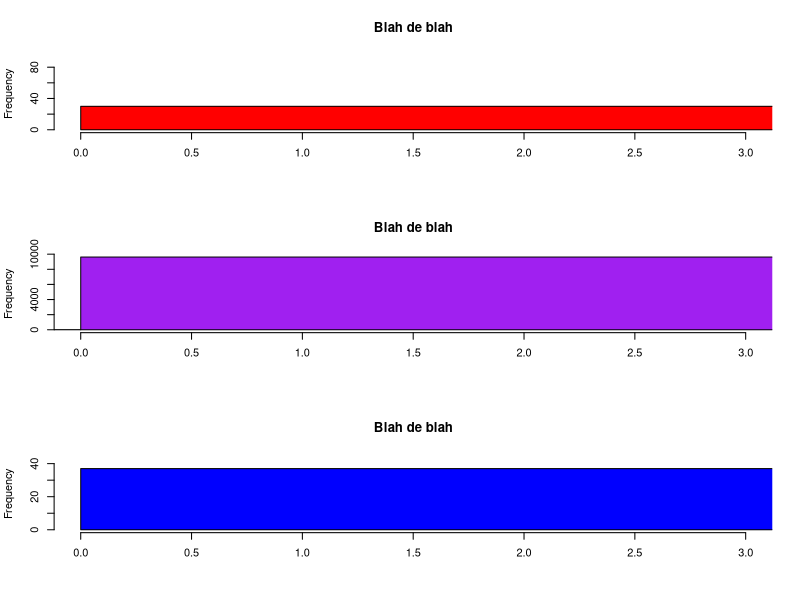

Generate this figure with R:
# load data in
TRANSIT_DATA <- read.csv(
  "data/prt-transit.csv",
)

head(TRANSIT_DATA)

par(mfrow = c(3, 1))

hist(TRANSIT_DATA$avg_riders [TRANSIT_DATA$mode == "Light Rail"],
     xlim = c(0,3),
     breaks = 9,
     main = "Blah de blah",
     xlab = "",
     col= "red"
     )

hist(TRANSIT_DATA$avg_riders [TRANSIT_DATA$mode == "Bus"],
     xlim = c(0,3),
     breaks = 9,
     main = "Blah de blah",
     xlab = "",
     col= "purple"
)

hist(TRANSIT_DATA$avg_riders [TRANSIT_DATA$mode == "Incline"],
     xlim = c(0,3),
     breaks = 9,
     main = "Blah de blah",
     xlab = "",
     col= "blue"
)


# NEW_DATA <- head(TRANSIT_DATA)
# 
# # summary table
# average_riders <- table(NEW_DATA$avg_riders)
# barplot(average_riders)

# plot(TRANSIT_DATA$route_full_name[1:3], TRANSIT_DATA$avg_riders[1:3],
#      col = "#cc0000",
#      pch = 19,
#      main = "Something here",
#      xlab = "Route Name",
#      ylab = "Average Riders"
#      )






# # okay, so these are all the libraries he uses
# 
# require(pacman)
# library(pacman)
# 
# pacman::p_load(shiny, readr, ggplot2, dplyr, DT, tools, strinr, shinythemes)
# # library(shiny)
# # library(readr)
# # library(ggplot2)
# # library(dplyr)
# # library(DT)
# # library(tools)
# # library(stringr)
# # library(shinythemes)
# 
# # I think this just reads in the CSV data and makes sure that the dates are properly formatted
# OWGR_Historical <- read_csv("OWGR Historical.csv", 
#                             col_types = cols(Date = col_date(format = "%Y-%m-%d")))
# 
# # pretty sure this gets all of the unique countries?
# unique(OWGR_Historical$Country)
# 
# # okay, pretty sure I don't need this part because my column names do not have spaces in them
# colnames(OWGR_Historical) <- make.names(colnames(OWGR_Historical))
# 
# # Define UI for application
# ui <- fluidPage(
#   theme = shinytheme("cyborg"),
#   
#   title = "OWGR",
#   # Application title
#   titlePanel(
#     h1("Official World Golf Rankings since 1997", align = "center")
#   ),
#   
#   # Sidebar Layout for user input and dateframe display
#   sidebarLayout(
#     sidebarPanel(
#       # Date range user input
#       dateRangeInput(inputId = "dates",
#                      label = "Date Range:",
#                      start = "1997-01-01",
#                      end = "2004-04-03",
#                      min = "1997-01-01",
#                      max = "2022-04-03",
#                      startview = "year"),
#       # Slider input for number of top players to display
#       sliderInput(inputId = "top",
#                   label = "Top _ Players:",
#                   min = 1, max = 10,
#                   value = 1),
#       # Multiple select input for country
#       selectInput(inputId = "country",
#                   label = "Country:",
#                   choices = unique(OWGR_Historical$Country),
#                   selected = "UNITED STATES",
#                   multiple = TRUE,
#                   selectize = TRUE),
#       checkboxInput(inputId = "allCountries",
#                     label = "Select all Countries"),
#       # Dataframe display underneath first set of user inputs
#       DT::dataTableOutput(outputId = "topPlayersDT"),
#       downloadLink('downloadData', "Download Data Table"),
#       hr(),
#       hr(),
#       # Text input for player lifetime world ranking
#       textInput(inputId = "player",
#                 label = "Search Player Lifetime Stats:",
#                 value = "TIGER WOODS"),
#       radioButtons("statType", 
#                    "Statistic:",
#                    c("World Ranking" = "OWGR",
#                      "Average Points" = "Average.Points"),
#                    inline = TRUE)
#     ),
#     
#     # Show a plot of the generated distribution
#     mainPanel(
#       # Plot output for player scoring vs time
#       plotOutput("num1plot"),
#       # Plot number of weeks in top x
#       plotOutput("topPlayers"),
#       # Break for visualization
#       br(),
#       br(),
#       plotOutput("playerStats"),
#       br(),
#       br()
#     )
#   )
# )
# 
# # Define server logic required to draw a histogram
# server <- function(input, output) {
#   # Reactive objects - filter and group data for use in plots and dataframe
#   
#   # Filter on user input for date, top n players, and country
#   user_filtered <- reactive({
#     if (input$allCountries) {
#       OWGR_Historical %>% filter(between(Date, input$dates[1], input$dates[2])) %>%
#         filter(OWGR <= input$top)
#     } else {
#       # Referenced this to blog for how to use dplyr to filter dataframe based on date range:
#       # https://www.r-bloggers.com/2022/06/what-is-the-best-way-to-filter-by-date-in-r/
#       OWGR_Historical %>% filter(between(Date, input$dates[1], input$dates[2])) %>%
#         filter(OWGR <= input$top) %>% filter(Country %in% input$country)
#     }
#   })
#   # Filter on individual player stats
#   player_stats <- reactive({
#     OWGR_Historical %>% filter(Player == toupper(input$player))
#   })
#   # Group by player and count number of weeks in top n
#   weeks_in_top <- reactive({
#     user_filtered() %>%
#       group_by(Player) %>%
#       count(Player) %>%
#       arrange(desc(n))
#   })
#   # Render plot for Average Points for top x players
#   output$num1plot <- renderPlot({
#     ggplot(data = user_filtered(), aes(x = Date, y = Average.Points, color = Player)) +
#       geom_line() + geom_point() +
#       ggtitle(paste("Average Points for Top", input$top, "Players", sep = " ")) +
#       # Referenced for how to center plot title
#       # https://stackoverflow.com/questions/40675778/center-plot-title-in-ggplot2
#       theme(plot.title = element_text(hjust = 0.5))
#   })
#   # Render plot for total number of weeks in top x
#   output$topPlayers <- renderPlot({
#     ggplot(data = weeks_in_top(), aes(x = reorder(Player, -n), y = n, fill = Player)) +
#       geom_bar(stat="identity") +
#       guides(color = "none") +
#       theme(axis.text.x = element_text(angle = 90)) +
#       ggtitle(paste("Total Number of Weeks in Top", input$top, sep = " ")) +
#       theme(plot.title = element_text(hjust = 0.5)) +
#       xlab("Player") +
#       ylab("Number of Weeks")
#     
#   })
#   # Render plot for Player Lifetime Stats
#   output$playerStats <- renderPlot({
#     if (input$statType == "OWGR") {
#       ggplot(data = player_stats(), aes_string(x = "Date", y = input$statType, color = input$statType)) +
#         geom_line() + geom_point() +
#         scale_y_continuous(trans = "reverse") +
#         ggtitle(paste("Lifetime World Ranking for", stringr::str_to_title(input$player), sep = " ")) +
#         theme(plot.title = element_text(hjust = 0.5)) +
#         ylab("Official World Golf Ranking")
#     } else {
#       ggplot(data = player_stats(), aes_string(x = "Date", y = input$statType, color = input$statType)) +
#         geom_line() + geom_point() +
#         ggtitle(paste("Lifetime Average Points for", stringr::str_to_title(input$player), sep = " ")) +
#         theme(plot.title = element_text(hjust = 0.5)) +
#         ylab("Average Points")
#     }
#     
#   })
#   # Render Dataframe for total number of weeks in top x
#   output$topPlayersDT <- DT::renderDataTable({
#     DT::datatable(data = weeks_in_top(),
#                   options = list(pagelength = 15),
#                   rownames = FALSE,
#                   colnames = list("Player", paste("# Weeks in Top", input$top, sep = " ")))
#   })
#   # Download handler for download data table
#   output$downloadData <- downloadHandler(
#     filename = function() {
#       paste("WeeksInTop_", input$top, ".csv", sep = "")
#     },
#     content = function(file) {
#       write.csv(weeks_in_top(), file)
#     }
#   )
# }
# 
# # Run the application 
# shinyApp(ui = ui, server = server)